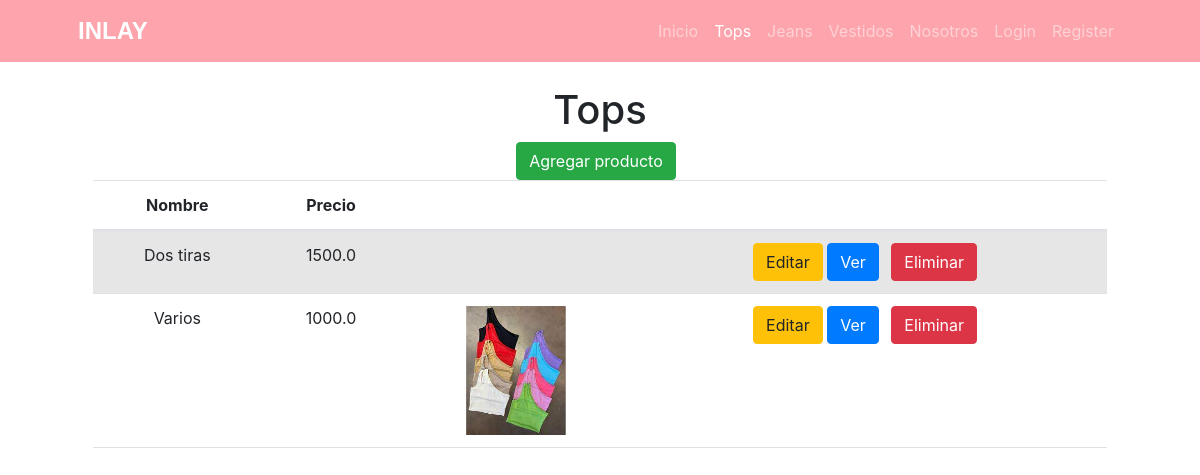
Before: /producto/list/tops/ with the older database file.
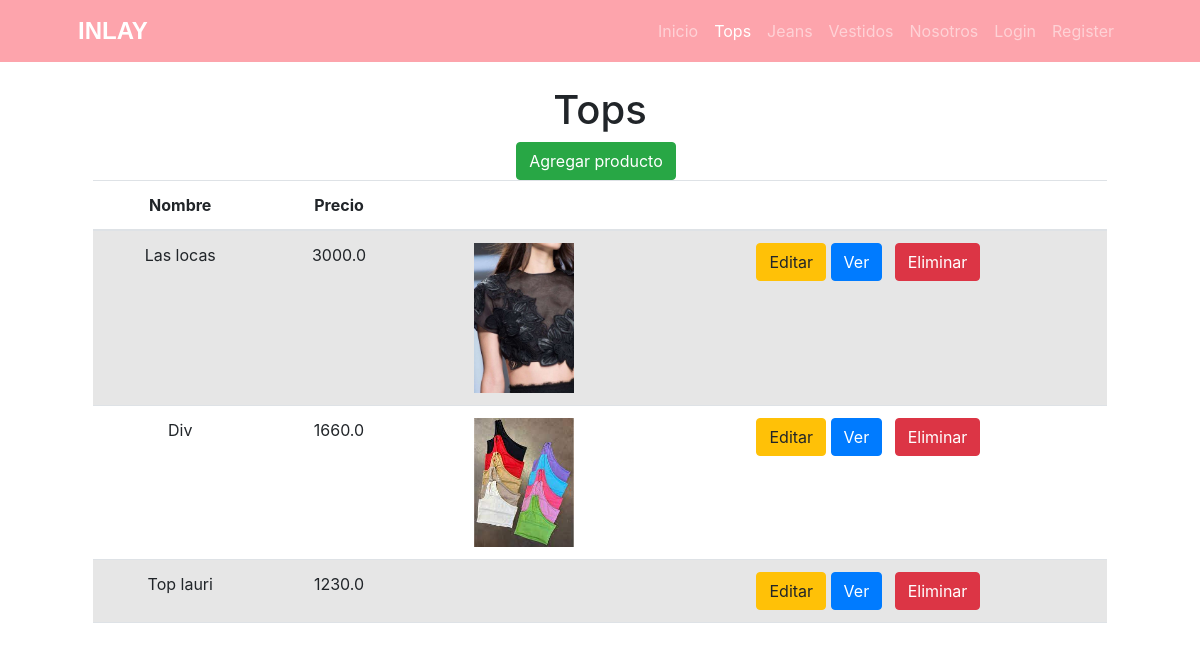
After: the same page with the newer database file.
### core/models.py (models this page shows, shortened)
class Producto(models.Model):
    categoria_id = models.ForeignKey(ProductoCategoria, null=True, blank=True, on_delete=models.SET_NULL)
    nombre = models.CharField(max_length=100)
    precio = models.FloatField()
    talle = models.FloatField()
    cantidad = models.FloatField()
    descripcion = models.TextField(null=True, blank=True, verbose_name = "descripción")
    fecha_actualizacion = models.DateField(null=True, blank=True, default=timezone.now(), editable=False, verbose_name = "fecha de actualización")
    imagenProducto = models.ImageField(null=True, blank=True, upload_to="")
    class meta:
        verbose_name = "producto"
        verbose_name_plural = "productos"

### core/views.py (the view)
# urls.py: path("producto/list/tops/", views.ProductoListTops.as_view(), name="producto_list_tops"),
class ProductoListTops(ListView):
    model = Producto
    context_object_name = "tops"
    queryset = Producto.objects.filter(categoria_id=1)
    template_name = "core/producto_list_tops.html"

### core/templates/core/producto_list_tops.html (shortened to what this page needs)
{% extends 'core/base.html' %}
{% block content %}
  <div class="container text-center">
    <h1 class="mt-4">Tops</h1>
    <a href="{% url 'core:producto_create_form'  %}" class="btn btn-success me-2">Agregar producto</a>
    <table class="table table-striped">
      <thead>
        <tr>
          <th scope="col">Nombre</th>
          <th scope="col">Precio</th>
          <th scope="col"></th>
          <th scope="col"></th>
        </tr>
      </thead>
      <tbody>
        {% for object in tops %}
          <tr>
            <td>{{ object.nombre }}</td>
            <td>{{ object.precio }}</td>
            <td>
              {% if object.imagenProducto %}
                <img src="{{ object.imagenProducto.url }}" alt="{{ object.nombre }}" style="max-width: 100px;">
              {% endif %}
            </td>
            <td>
              <a href="{% url 'core:producto_update_tops' object.id %}" class="btn btn-warning">Editar</a>
              <a href="{% url 'core:producto_detail_tops' object.id %}" class="btn btn-primary me-2">Ver</a>
              <a href="{% url 'core:producto_delete_tops' object.id %}" class="btn btn-danger me-2">Eliminar</a>
            </td>
          </tr>
        {% empty %}
          <tr>
            <td colspan="3" class="text-center">No hay categorías disponibles.</td>
          </tr>
        {% endfor %}
      </tbody>
    </table>
  </div>
{% endblock content %}

### core/templates/core/base.html (shortened to what this page needs)
{% load static %}
<!DOCTYPE html>
<html lang="es">
    <head>
        <link href="{% static 'core/css/styles.css' %}" rel="stylesheet"/>
    </head>
    <body>
        {% include 'core/navbar.html' %}
        <div class="container px-4 px-lg-5">
            {% block content %}
            {% endblock content %}
        </div>
        <link href="https://stackpath.bootstrapcdn.com/bootstrap/4.3.1/css/bootstrap.min.css" rel="stylesheet">
        <link href="//maxcdn.bootstrapcdn.com/bootstrap/4.0.0/css/bootstrap.min.css" rel="stylesheet" id="bootstrap-css">
    </body>
</html>

### core/templates/core/navbar.html (shortened to what this page needs)
<nav class="navbar navbar-expand-lg navbar-dark" style="background-color: #fda4ac;">
    <div class="container px-5">
        <a class="navbar-brand" href="{% url 'core:index' %}" style="font-family: 'Cursive', sans-serif; font-size: 24px; font-weight: bold; text-decoration: none; color: #fff;">INLAY</a>
        <div class="collapse navbar-collapse" id="navbarNav">
            <ul class="navbar-nav ms-auto">
                <li class="nav-item">
                    <a class="nav-link {% if request.path == '/' %} active {% endif %}" aria-current="page" href="{% url 'core:index' %}">Inicio</a>
                </li>
                <li class="nav-item">
                    <a class="nav-link {% if request.resolver_match.url_name == 'producto_list_tops' %}active{% endif %}" href="{% url 'core:producto_list_tops' %}">Tops</a>
                </li>
                <li class="nav-item">
                    <a class="nav-link {% if request.resolver_match.url_name == 'producto_list_jeans' %}active{% endif %}" href="{% url 'core:producto_list_jeans' %}">Jeans</a>
                </li>
                <li class="nav-item">
                    <a class="nav-link {% if request.resolver_match.url_name == 'producto_list_vestidos' %}active{% endif %}" href="{% url 'core:producto_list_vestidos' %}">Vestidos</a>
                </li>
                <li class="nav-item">
                    <a class="nav-link {% if request.resolver_match.url_name == 'about'%} active {% endif %}" href="{% url 'core:about' %}">Nosotros</a>
                </li>
                {% if user.is_authenticated %}
                <li class="nav-item">
                    <a class="nav-link"> Hola <strong>{{request.user.username}}</strong>!</a>
                </li>
                <li class="nav-item">
                    <form action=" {% url 'core:logout' %}" method="post">
                        {% csrf_token %}
                        <button type="submit" class="btn btn-dark">Logout</button>
                    </form>
                </li>
                {% else %}
                <li class="nav-item">
                    <a class="nav-link {% if request.resolver_match.url_name == 'login' %} active {% endif %}" href="{% url 'core:login' %}">Login</a>
                </li>
                <li class="nav-item">
                    <a class="nav-link {% if request.resolver_match.url_name == 'register'%} active {% endif %}" href="{% url 'core:register' %}">Register</a>
                </li>
                {% endif %}
            </ul>
        </div>
    </div>
</nav>

Changed rows visible on the page:
removed Producto: nombre "Dos tiras", precio "1500.0"
removed Producto: nombre "Varios", precio "1000.0", imagenProducto (picture)
added Producto: nombre "Las locas", precio "3000.0", imagenProducto (picture)
added Producto: nombre "Div", precio "1660.0", imagenProducto (picture)
added Producto: nombre "Top lauri", precio "1230.0"
